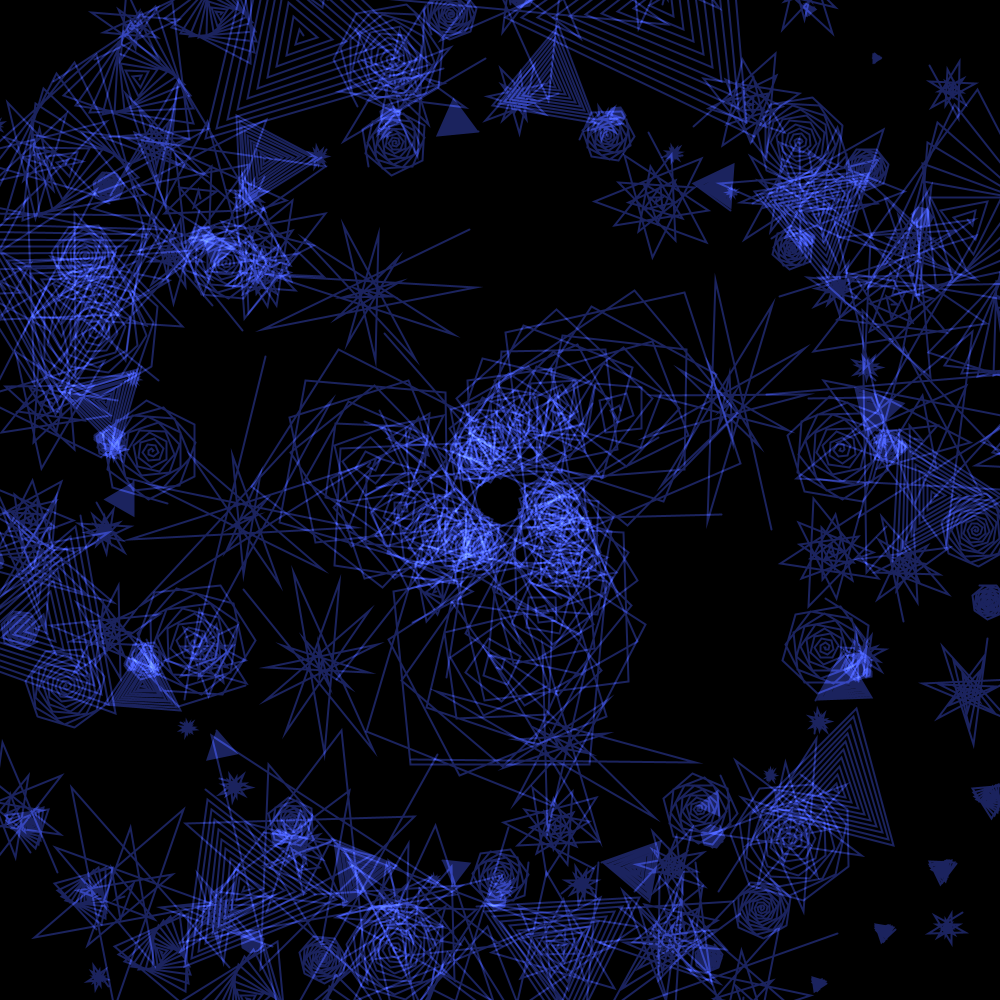
Frame 1 (no input)
Frame 60 (the mouse pressed at the canvas centre just before this capture): identical to frame 1, image omitted
Frame 120 (the mouse held since frame 60 and released just before this capture): identical to frame 1, image omitted

The Processing sketch that drew this single still picture (run headless with seeded random() and noise(); from frame 60 on, the mouse is pressed at the canvas centre):

// Processing sketch: sk_k4_22_D16
// ── sk_k4_22_D16.pde
void setup() {
  size(1000, 1000);
  //frameRate(30);
  colorMode(HSB, 360, 100, 100, 255);//set hsb color mode
  noFill();
  stroke(255);
  strokeWeight(2);
  blendMode(ADD);
  drawShape();
}
void draw() {
}
void mousePressed() {  
  drawShape();
}
void drawShape() { 
  stroke(color(random(0, 360), random(60, 100), 50, 190) );//pick the color randomly
  background(0);
  translate(width*0.5, height*0.5);

  int maxI=12;//set the times of drawing the spiral shape

  for (int i=0; i<maxI; i++) {  
    float x, y, leng, va, a, t;
    x=random(-500, 500);
    y=random(-500, 500);
    leng=random(5, 20);
    va=random(50, 270);
    a= random(-500, 500);
    t= random(1, 40);
    //all the parameters are set randomly
    drawLine(x, y, leng, va, a, t);
    rotate(radians(360/maxI));//rotate the coordinate everytime when finishs drawing spirals ( 360/maxI is one circle )
  }
}
void drawLine(float x, float y, float leng, float vangle, float angle, float t) {
  rotate(radians(angle));// rotate random angel everytime to separate the whole pattern 
  beginShape();
  for (float a=0; a<3600; a+=max(1, vangle)) {
    float r=map(a, 0, 360, leng*0.1, leng);//when the degree increase, the radius increase too so this makes to draw sprial patterns
    float vx=r*sin(radians(a))+x;
    float vy=r*cos(radians(a))+y;
    //using polar coordinates to calculate a coordinate system and plus the value of x,y
    vertex(vx, vy);
  }  
  endShape();
  //connect every points to draw sprial pattern 
  if (t>0) {
    float vx=leng*sin(radians(angle))+x;
    float vy=leng*cos(radians(angle))+y;
    drawLine(vx, vy, leng*0.9, vangle, angle, t-1);
    //achieve recursion from reducing the leng in order to create smaller sprial patterns  
  }
}
